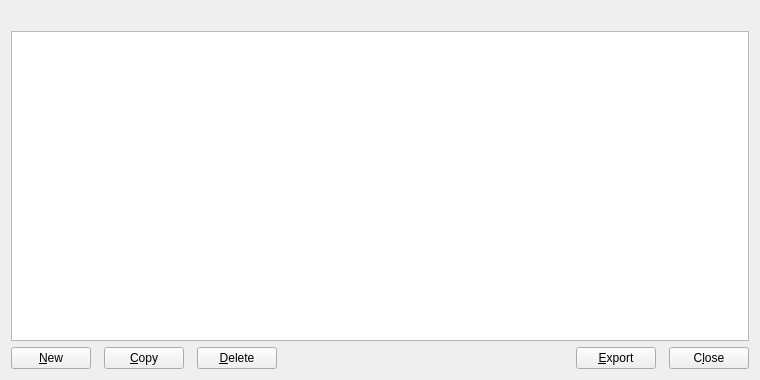
<?xml version="1.0" encoding="UTF-8"?>
<ui version="4.0">
 <class>AddressBookPage</class>
 <widget class="QWidget" name="AddressBookPage">
  <property name="geometry">
   <rect>
    <x>0</x>
    <y>0</y>
    <width>760</width>
    <height>380</height>
   </rect>
  </property>
  <layout class="QVBoxLayout" name="verticalLayout">
   <item>
    <widget class="QLabel" name="labelExplanation">
     <property name="textFormat">
      <enum>Qt::PlainText</enum>
     </property>
     <property name="wordWrap">
      <bool>true</bool>
     </property>
    </widget>
   </item>
   <item>
    <widget class="QTableView" name="tableView">
     <property name="contextMenuPolicy">
      <enum>Qt::CustomContextMenu</enum>
     </property>
     <property name="toolTip">
      <string>Right-click to edit address or label</string>
     </property>
     <property name="tabKeyNavigation">
      <bool>false</bool>
     </property>
     <property name="alternatingRowColors">
      <bool>false</bool>
     </property>
     <property name="selectionMode">
      <enum>QAbstractItemView::SingleSelection</enum>
     </property>
     <property name="selectionBehavior">
      <enum>QAbstractItemView::SelectRows</enum>
     </property>
     <property name="sortingEnabled">
      <bool>true</bool>
     </property>
     <attribute name="verticalHeaderVisible">
      <bool>false</bool>
     </attribute>
    </widget>
   </item>
   <item>
    <layout class="QHBoxLayout" name="horizontalLayout">
     <property name="spacing">
      <number>13</number>
     </property>
     <item>
      <widget class="QPushButton" name="newAddress">
       <property name="toolTip">
        <string>Create a new address</string>
       </property>
       <property name="text">
        <string>&amp;New</string>
       </property>
       <property name="icon">
        <iconset resource="../tmicoin.qrc">
         <normaloff>:/icons/add</normaloff>:/icons/add</iconset>
       </property>
       <property name="autoDefault">
        <bool>false</bool>
       </property>
      </widget>
     </item>
     <item>
      <widget class="QPushButton" name="copyAddress">
       <property name="toolTip">
        <string>Copy the currently selected address to the system clipboard</string>
       </property>
       <property name="text">
        <string>&amp;Copy</string>
       </property>
       <property name="icon">
        <iconset resource="../tmicoin.qrc">
         <normaloff>:/icons/editcopy</normaloff>:/icons/editcopy</iconset>
       </property>
       <property name="autoDefault">
        <bool>false</bool>
       </property>
      </widget>
     </item>
     <item>
      <widget class="QPushButton" name="deleteAddress">
       <property name="toolTip">
        <string>Delete the currently selected address from the list</string>
       </property>
       <property name="text">
        <string>&amp;Delete</string>
       </property>
       <property name="icon">
        <iconset resource="../tmicoin.qrc">
         <normaloff>:/icons/remove</normaloff>:/icons/remove</iconset>
       </property>
       <property name="autoDefault">
        <bool>false</bool>
       </property>
      </widget>
     </item>
     <item>
      <spacer name="horizontalSpacer">
       <property name="orientation">
        <enum>Qt::Horizontal</enum>
       </property>
       <property name="sizeHint" stdset="0">
        <size>
         <width>40</width>
         <height>20</height>
        </size>
       </property>
      </spacer>
     </item>
     <item>
      <widget class="QPushButton" name="exportButton">
       <property name="toolTip">
        <string>Export the data in the current tab to a file</string>
       </property>
       <property name="text">
        <string>&amp;Export</string>
       </property>
       <property name="icon">
        <iconset resource="../tmicoin.qrc">
         <normaloff>:/icons/export</normaloff>:/icons/export</iconset>
       </property>
       <property name="autoDefault">
        <bool>false</bool>
       </property>
      </widget>
     </item>
     <item>
      <widget class="QPushButton" name="closeButton">
       <property name="sizePolicy">
        <sizepolicy hsizetype="Minimum" vsizetype="Minimum">
         <horstretch>0</horstretch>
         <verstretch>0</verstretch>
        </sizepolicy>
       </property>
       <property name="text">
        <string>C&amp;lose</string>
       </property>
       <property name="autoDefault">
        <bool>false</bool>
       </property>
      </widget>
     </item>
    </layout>
   </item>
  </layout>
 </widget>
 <resources>
  <include location="../tmicoin.qrc"/>
 </resources>
 <connections/>
</ui>
